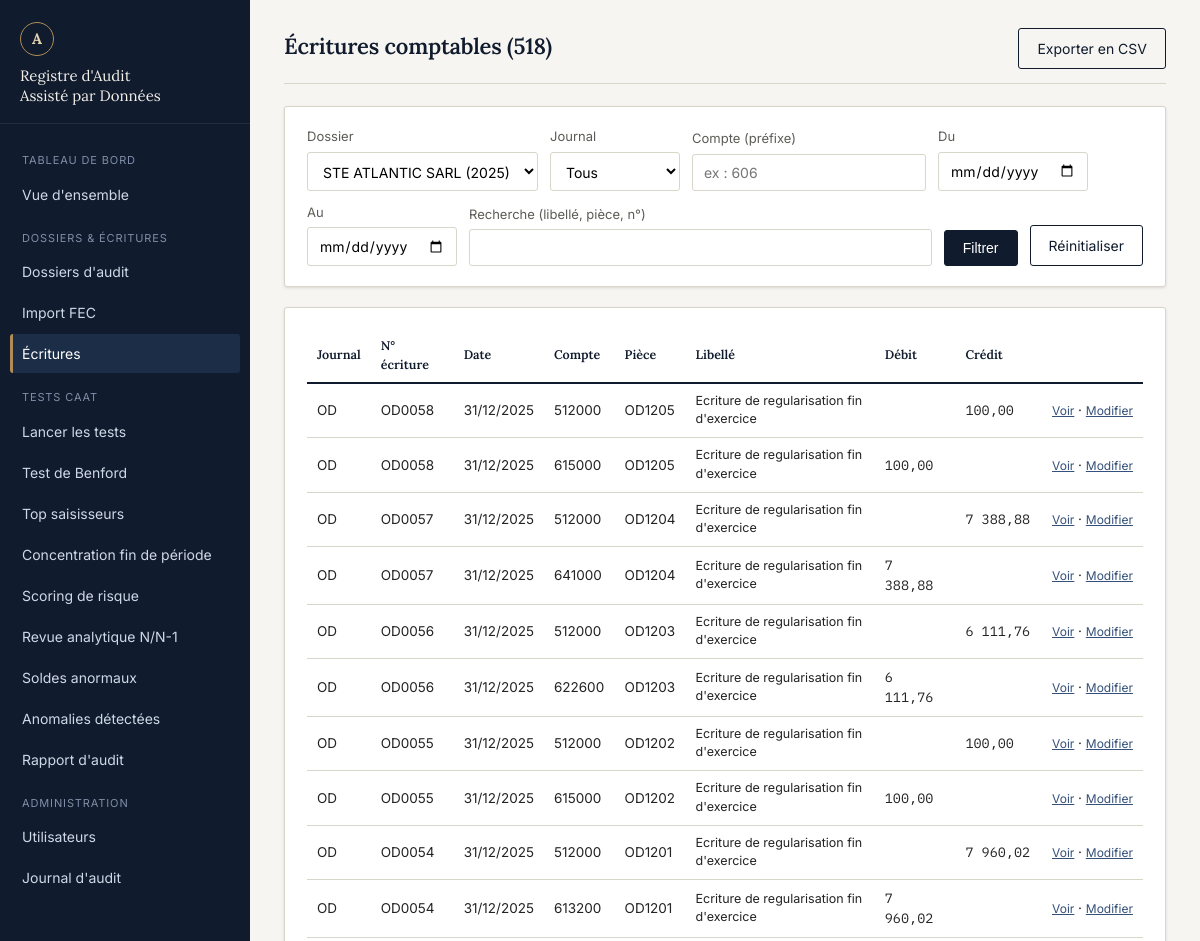
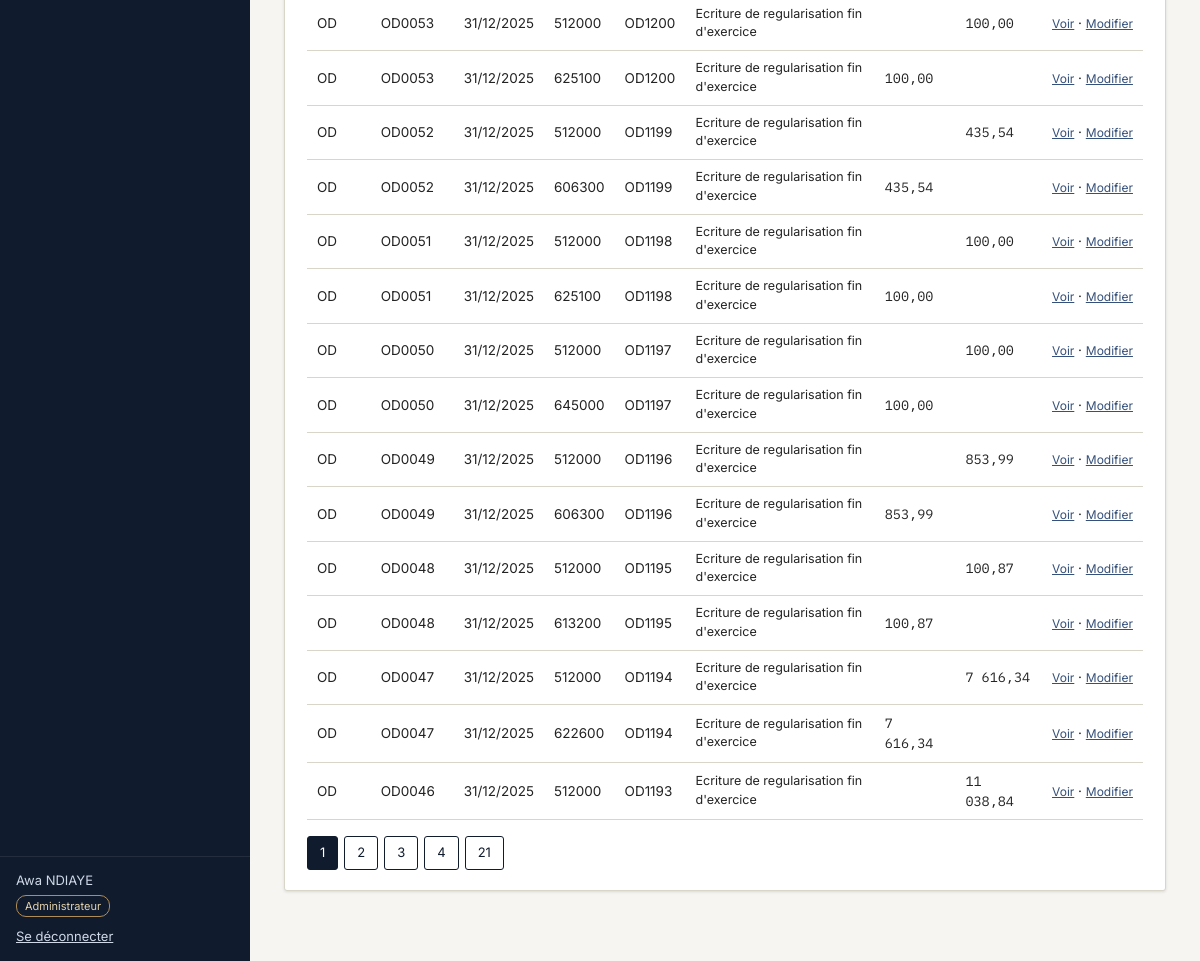
The page /modules/ecritures/liste.php (signed in) on the database its author committed (2 pictures, top to bottom).
### tables this page shows
CREATE TABLE ecritures (
    id              BIGINT AUTO_INCREMENT PRIMARY KEY,
    fec_id          INT NOT NULL,
    journal_code    VARCHAR(10) NOT NULL,
    journal_lib     VARCHAR(100),
    ecriture_num    VARCHAR(30) NOT NULL,
    ecriture_date   DATE NOT NULL,
    compte_num      VARCHAR(20) NOT NULL,
    compte_lib      VARCHAR(150),
    comp_aux_num    VARCHAR(20),
    comp_aux_lib    VARCHAR(150),
    piece_ref       VARCHAR(50),
    piece_date      DATE,
    ecriture_lib    VARCHAR(255),
    debit           DECIMAL(15,2) NOT NULL DEFAULT 0,
    credit          DECIMAL(15,2) NOT NULL DEFAULT 0,
    lettrage        VARCHAR(20),
    date_lettrage   DATE,
    valid_date      DATE,
    montant_devise  DECIMAL(15,2),
    idevise         VARCHAR(10),
    saisi_par       VARCHAR(50),
    date_saisie     DATETIME,
    CONSTRAINT fk_ecritures_fec FOREIGN KEY (fec_id) REFERENCES fichiers_fec(id)
        ON UPDATE CASCADE ON DELETE CASCADE,
    INDEX idx_ecritures_compte (compte_num),
    INDEX idx_ecritures_date (ecriture_date),
    INDEX idx_ecritures_piece (piece_ref),
    INDEX idx_ecritures_journal_num (journal_code, ecriture_num),
    INDEX idx_ecritures_saisi_par (saisi_par)
);

### includes/auth.php (called while the page is built, shortened)
<?php
function utilisateurCourant(): ?array
{
    return $_SESSION['utilisateur'] ?? null;
}

### modules/ecritures/liste.php (the view, shortened to what this page needs)
<?php
require_once __DIR__ . '/../../includes/auth.php';
$pdo = Database::getConnexion();
$dossiers = $pdo->query('SELECT id, nom_client, exercice FROM dossiers_audit ORDER BY nom_client')->fetchAll();
$fDossier = filter_input(INPUT_GET, 'dossier_id', FILTER_VALIDATE_INT) ?: ($dossiers[0]['id'] ?? null);
$fCompte = trim((string) ($_GET['compte'] ?? ''));
$fDateDebut = (string) ($_GET['date_debut'] ?? '');
$fDateFin = (string) ($_GET['date_fin'] ?? '');
$fRecherche = trim((string) ($_GET['q'] ?? ''));
$conditions = ['f.dossier_id = :dossier_id'];
$params = ['dossier_id' => $fDossier];
$where = 'WHERE ' . implode(' AND ', $conditions);
$parPage = 25;
$page = max(1, filter_input(INPUT_GET, 'page', FILTER_VALIDATE_INT) ?: 1);
$offset = ($page - 1) * $parPage;
$stmtTotal = $pdo->prepare("SELECT COUNT(*) FROM ecritures e JOIN fichiers_fec f ON f.id = e.fec_id $where");
$stmtTotal->execute($params);
$total = (int) $stmtTotal->fetchColumn();
$totalPages = max(1, (int) ceil($total / $parPage));
$sql = "SELECT e.* FROM ecritures e JOIN fichiers_fec f ON f.id = e.fec_id
        $where ORDER BY e.ecriture_date DESC, e.id DESC
        LIMIT :limite OFFSET :offset";
$stmt = $pdo->prepare($sql);
foreach ($params as $k => $v) { $stmt->bindValue($k, $v); }
$stmt->bindValue('limite', $parPage, PDO::PARAM_INT);
$stmt->bindValue('offset', $offset, PDO::PARAM_INT);
$stmt->execute();
$ecritures = $stmt->fetchAll();
function construireUrlPageE(int $p): string
{
    $params = $_GET;
    $params['page'] = $p;
    return '?' . http_build_query($params);
}
function construireUrlExport(): string
{
    $params = $_GET;
    unset($params['page']);
    return 'export_csv.php?' . http_build_query($params);
}
require __DIR__ . '/../../includes/header.php';
?>
<div class="app-shell">
  <?php require __DIR__ . '/../../includes/sidebar.php'; ?>
  <div class="contenu">
    <div class="topbar">
      <h1 style="margin:0;font-size:22px;">Écritures comptables (<?= number_format($total, 0, ',', ' ') ?>)</h1>
      <a class="btn btn-secondaire" href="<?= htmlspecialchars(construireUrlExport(), ENT_QUOTES, 'UTF-8') ?>">Exporter en CSV</a>
    </div>
    <div class="carte">
      <form method="get" style="display:flex;gap:12px;flex-wrap:wrap;align-items:flex-end;">
        <div class="champ" style="min-width:230px;margin-bottom:0;">
          <label for="dossier_id">Dossier</label>
          <select name="dossier_id" id="dossier_id" onchange="this.form.submit()">
            <?php foreach ($dossiers as $d): ?>
              <option value="<?= (int) $d['id'] ?>" <?= (int) $d['id'] === (int) $fDossier ? 'selected' : '' ?>>
                <?= htmlspecialchars($d['nom_client'] . ' (' . $d['exercice'] . ')', ENT_QUOTES, 'UTF-8') ?>
              </option>
            <?php endforeach; ?>
          </select>
        </div>
        <div class="champ" style="min-width:130px;margin-bottom:0;">
          <label for="journal">Journal</label>
          <select name="journal" id="journal">
            <option value="">Tous</option>
          </select>
        </div>
        <div class="champ" style="min-width:130px;margin-bottom:0;">
          <label for="compte">Compte (préfixe)</label>
          <input type="text" name="compte" id="compte" value="<?= htmlspecialchars($fCompte, ENT_QUOTES, 'UTF-8') ?>" placeholder="ex : 606">
        </div>
        <div class="champ" style="margin-bottom:0;">
          <label for="date_debut">Du</label>
          <input type="date" name="date_debut" id="date_debut" value="<?= htmlspecialchars($fDateDebut, ENT_QUOTES, 'UTF-8') ?>">
        </div>
        <div class="champ" style="margin-bottom:0;">
          <label for="date_fin">Au</label>
          <input type="date" name="date_fin" id="date_fin" value="<?= htmlspecialchars($fDateFin, ENT_QUOTES, 'UTF-8') ?>">
        </div>
        <div class="champ" style="flex:1;min-width:180px;margin-bottom:0;">
          <label for="q">Recherche (libellé, pièce, n°)</label>
          <input type="text" name="q" id="q" value="<?= htmlspecialchars($fRecherche, ENT_QUOTES, 'UTF-8') ?>">
        </div>
        <button type="submit" class="btn">Filtrer</button>
        <a href="?dossier_id=<?= (int) $fDossier ?>" class="btn btn-secondaire">Réinitialiser</a>
      </form>
    </div>
    <div class="carte">
      <table class="table-audit">
        <thead>
          <tr><th>Journal</th><th>N° écriture</th><th>Date</th><th>Compte</th><th>Pièce</th><th>Libellé</th><th>Débit</th><th>Crédit</th><th></th></tr>
        </thead>
        <tbody>
          <?php foreach ($ecritures as $e): ?>
            <tr>
              <td><?= htmlspecialchars($e['journal_code'], ENT_QUOTES, 'UTF-8') ?></td>
              <td><?= htmlspecialchars($e['ecriture_num'], ENT_QUOTES, 'UTF-8') ?></td>
              <td style="white-space:nowrap;"><?= date('d/m/Y', strtotime($e['ecriture_date'])) ?></td>
              <td><?= htmlspecialchars($e['compte_num'], ENT_QUOTES, 'UTF-8') ?></td>
              <td><?= htmlspecialchars($e['piece_ref'] ?? '—', ENT_QUOTES, 'UTF-8') ?></td>
              <td style="font-size:12.5px;max-width:220px;"><?= htmlspecialchars($e['ecriture_lib'] ?? '', ENT_QUOTES, 'UTF-8') ?></td>
              <td class="montant"><?= $e['debit'] > 0 ? number_format((float) $e['debit'], 2, ',', ' ') : '' ?></td>
              <td class="montant"><?= $e['credit'] > 0 ? number_format((float) $e['credit'], 2, ',', ' ') : '' ?></td>
              <td style="white-space:nowrap;">
                <a href="voir.php?id=<?= (int) $e['id'] ?>" style="font-size:12px;">Voir</a>
                <?php if ($role === 'ADMIN'): ?>
                  · <a href="modifier.php?id=<?= (int) $e['id'] ?>" style="font-size:12px;">Modifier</a>
                <?php endif; ?>
              </td>
            </tr>
          <?php endforeach; ?>
        </tbody>
      </table>
      <?php if ($totalPages > 1): ?>
        <div style="display:flex;gap:6px;margin-top:16px;flex-wrap:wrap;">
          <?php
            $debut = max(1, $page - 3); $fin = min($totalPages, $page + 3);
          ?>
          <?php for ($p = $debut; $p <= $fin; $p++): ?>
            <a href="<?= construireUrlPageE($p) ?>" class="btn <?= $p === $page ? '' : 'btn-secondaire' ?>" style="padding:6px 12px;font-size:13px;"><?= $p ?></a>
          <?php endfor; ?>
          <?php if ($fin < $totalPages) echo '<a href="' . construireUrlPageE($totalPages) . '" class="btn btn-secondaire" style="padding:6px 12px;font-size:13px;">' . $totalPages . '</a>'; ?>
        </div>
      <?php endif; ?>
    </div>
  </div>
</div>
<?php require __DIR__ . '/../../includes/footer.php'; ?>

### assets/css/style.css (style rules this page uses)
:root { --encre-900: #101b2d; --encre-700: #1c2d47; --encre-500: #35507a; --papier: #f6f5f1; --papier-2: #ecebe4; --ligne: #d8d5c9; --texte: #232323; --texte-att: #5c5c56; --or: #b08d57; --or-clair: #e4d3ae; --risque-critique: #a5312a; --risque-elevee: #c0662a; --risque-moyenne: #b3901c; --risque-faible: #5f7a5f; --ok: #3d6b4f; --rayon: 3px; --ombre: 0 1px 3px rgba(16, 27, 45, 0.12); }
* { box-sizing: border-box; }
body { margin: 0; background: var(--papier); color: var(--texte); font-family: 'Inter', system-ui, -apple-system, sans-serif; font-size: 15px; line-height: 1.5; }
h1, h2, h3, .titre-serif { font-family: 'Lora', Georgia, serif; color: var(--encre-900); font-weight: 600; letter-spacing: -0.01em; }
.chiffre, table td.montant, .stat-valeur { font-family: 'IBM Plex Mono', 'Courier New', monospace; font-variant-numeric: tabular-nums; }
a { color: var(--encre-500); }
.app-shell { display: flex; min-height: 100vh; }
.contenu { flex: 1; min-width: 0; padding: 28px 34px 50px; }
.topbar { display: flex; justify-content: space-between; align-items: baseline; margin-bottom: 22px; border-bottom: 1px solid var(--ligne); padding-bottom: 14px; }
.carte { background: #fff; border: 1px solid var(--ligne); border-radius: var(--rayon); box-shadow: var(--ombre); padding: 20px 22px; margin-bottom: 20px; }
table.table-audit { width: 100%; border-collapse: collapse; font-size: 13.5px; }
table.table-audit th { text-align: left; font-family: 'Lora', serif; font-weight: 600; font-size: 12.5px; color: var(--encre-900); border-bottom: 2px solid var(--encre-900); padding: 8px 10px; }
table.table-audit td { padding: 8px 10px; border-bottom: 1px solid var(--ligne); }
.btn { display: inline-block; padding: 9px 18px; border-radius: var(--rayon); border: 1px solid var(--encre-900); background: var(--encre-900); color: #fff; font-size: 14px; cursor: pointer; text-decoration: none; }
.btn-secondaire { background: transparent; color: var(--encre-900); }
.champ { margin-bottom: 16px; }
.champ label { display: block; font-size: 13px; color: var(--texte-att); margin-bottom: 5px; }
.champ input, .champ select { width: 100%; padding: 9px 11px; border: 1px solid var(--ligne); border-radius: var(--rayon); font-size: 14px; font-family: inherit; background: #fff; }

### rows shown on the page
ecritures: journal_code "OD", ecriture_num "OD0058", ecriture_date "31/12/2025", compte_num "512000", piece_ref "OD1205", ecriture_lib "Ecriture de regularisation fin d'exercice", credit "100,00"
ecritures: journal_code "OD", ecriture_num "OD0058", ecriture_date "31/12/2025", compte_num "615000", piece_ref "OD1205", ecriture_lib "Ecriture de regularisation fin d'exercice", debit "100,00"
ecritures: journal_code "OD", ecriture_num "OD0057", ecriture_date "31/12/2025", compte_num "512000", piece_ref "OD1204", ecriture_lib "Ecriture de regularisation fin d'exercice", credit "7 388,88"
ecritures: journal_code "OD", ecriture_num "OD0057", ecriture_date "31/12/2025", compte_num "641000", piece_ref "OD1204", ecriture_lib "Ecriture de regularisation fin d'exercice", debit "7 388,88"
ecritures: journal_code "OD", ecriture_num "OD0056", ecriture_date "31/12/2025", compte_num "512000", piece_ref "OD1203", ecriture_lib "Ecriture de regularisation fin d'exercice", credit "6 111,76"
ecritures: journal_code "OD", ecriture_num "OD0056", ecriture_date "31/12/2025", compte_num "622600", piece_ref "OD1203", ecriture_lib "Ecriture de regularisation fin d'exercice", debit "6 111,76"
ecritures: journal_code "OD", ecriture_num "OD0055", ecriture_date "31/12/2025", compte_num "512000", piece_ref "OD1202", ecriture_lib "Ecriture de regularisation fin d'exercice", credit "100,00"
ecritures: journal_code "OD", ecriture_num "OD0055", ecriture_date "31/12/2025", compte_num "615000", piece_ref "OD1202", ecriture_lib "Ecriture de regularisation fin d'exercice", debit "100,00"
ecritures: journal_code "OD", ecriture_num "OD0054", ecriture_date "31/12/2025", compte_num "512000", piece_ref "OD1201", ecriture_lib "Ecriture de regularisation fin d'exercice", credit "7 960,02"
ecritures: journal_code "OD", ecriture_num "OD0054", ecriture_date "31/12/2025", compte_num "613200", piece_ref "OD1201", ecriture_lib "Ecriture de regularisation fin d'exercice", debit "7 960,02"
ecritures: journal_code "OD", ecriture_num "OD0053", ecriture_date "31/12/2025", compte_num "512000", piece_ref "OD1200", ecriture_lib "Ecriture de regularisation fin d'exercice", credit "100,00"
ecritures: journal_code "OD", ecriture_num "OD0053", ecriture_date "31/12/2025", compte_num "625100", piece_ref "OD1200", ecriture_lib "Ecriture de regularisation fin d'exercice", debit "100,00"
ecritures: journal_code "OD", ecriture_num "OD0052", ecriture_date "31/12/2025", compte_num "512000", piece_ref "OD1199", ecriture_lib "Ecriture de regularisation fin d'exercice", credit "435,54"
ecritures: journal_code "OD", ecriture_num "OD0052", ecriture_date "31/12/2025", compte_num "606300", piece_ref "OD1199", ecriture_lib "Ecriture de regularisation fin d'exercice", debit "435,54"
ecritures: journal_code "OD", ecriture_num "OD0051", ecriture_date "31/12/2025", compte_num "512000", piece_ref "OD1198", ecriture_lib "Ecriture de regularisation fin d'exercice", credit "100,00"
ecritures: journal_code "OD", ecriture_num "OD0051", ecriture_date "31/12/2025", compte_num "625100", piece_ref "OD1198", ecriture_lib "Ecriture de regularisation fin d'exercice", debit "100,00"
ecritures: journal_code "OD", ecriture_num "OD0050", ecriture_date "31/12/2025", compte_num "512000", piece_ref "OD1197", ecriture_lib "Ecriture de regularisation fin d'exercice", credit "100,00"
ecritures: journal_code "OD", ecriture_num "OD0050", ecriture_date "31/12/2025", compte_num "645000", piece_ref "OD1197", ecriture_lib "Ecriture de regularisation fin d'exercice", debit "100,00"
ecritures: journal_code "OD", ecriture_num "OD0049", ecriture_date "31/12/2025", compte_num "512000", piece_ref "OD1196", ecriture_lib "Ecriture de regularisation fin d'exercice", credit "853,99"
ecritures: journal_code "OD", ecriture_num "OD0049", ecriture_date "31/12/2025", compte_num "606300", piece_ref "OD1196", ecriture_lib "Ecriture de regularisation fin d'exercice", debit "853,99"
ecritures: journal_code "OD", ecriture_num "OD0048", ecriture_date "31/12/2025", compte_num "512000", piece_ref "OD1195", ecriture_lib "Ecriture de regularisation fin d'exercice", credit "100,87"
ecritures: journal_code "OD", ecriture_num "OD0048", ecriture_date "31/12/2025", compte_num "613200", piece_ref "OD1195", ecriture_lib "Ecriture de regularisation fin d'exercice", debit "100,87"
ecritures: journal_code "OD", ecriture_num "OD0047", ecriture_date "31/12/2025", compte_num "512000", piece_ref "OD1194", ecriture_lib "Ecriture de regularisation fin d'exercice", credit "7 616,34"
ecritures: journal_code "OD", ecriture_num "OD0047", ecriture_date "31/12/2025", compte_num "622600", piece_ref "OD1194", ecriture_lib "Ecriture de regularisation fin d'exercice", debit "7 616,34"
ecritures: journal_code "OD", ecriture_num "OD0046", ecriture_date "31/12/2025", compte_num "512000", piece_ref "OD1193", ecriture_lib "Ecriture de regularisation fin d'exercice", credit "11 038,84"

### other values the page prints
$u['prenom'] . ' ' . $u['nom'] "Awa NDIAYE"
$u['role_libelle'] "Administrateur"
$total "518"
$totalPages "21"
form field dossier_id "STE ATLANTIC SARL (2025)"
